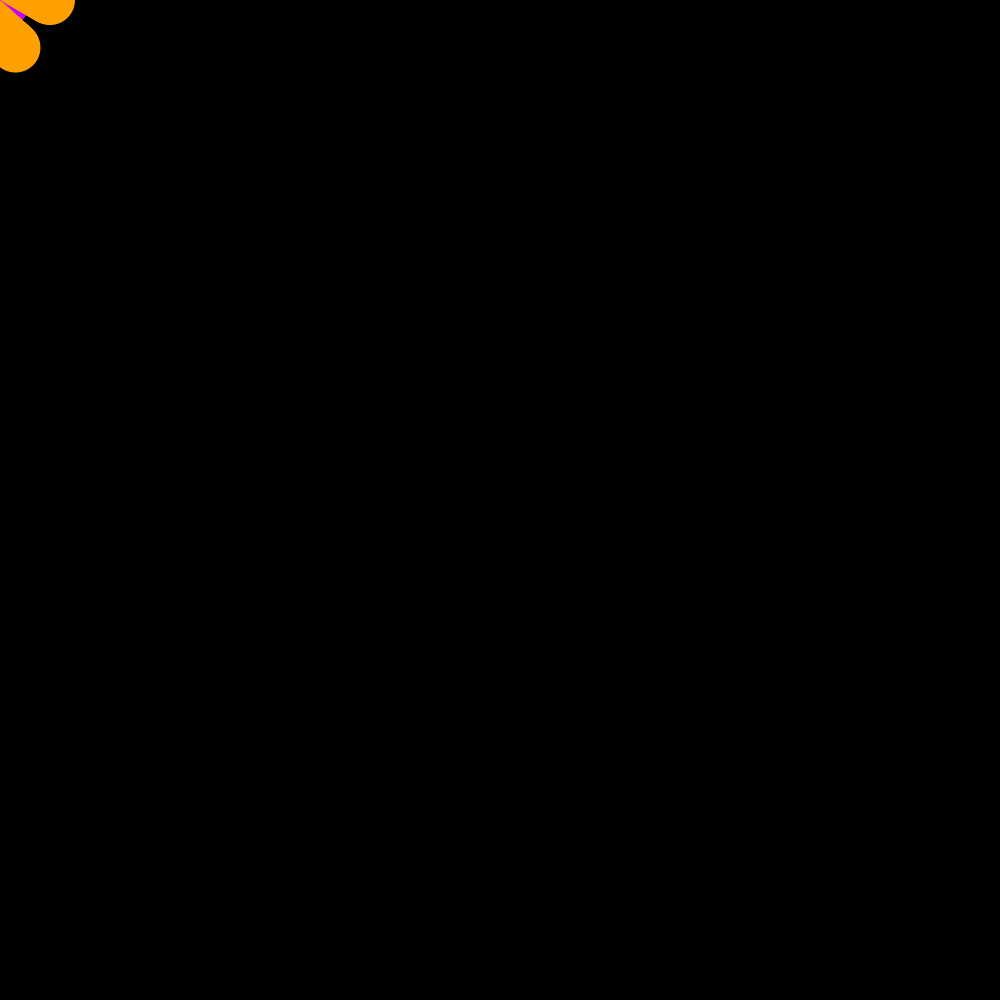
Frame 1 (no input)
Frame 60 (the mouse pressed at the canvas centre just before this capture): identical to frame 1, image omitted
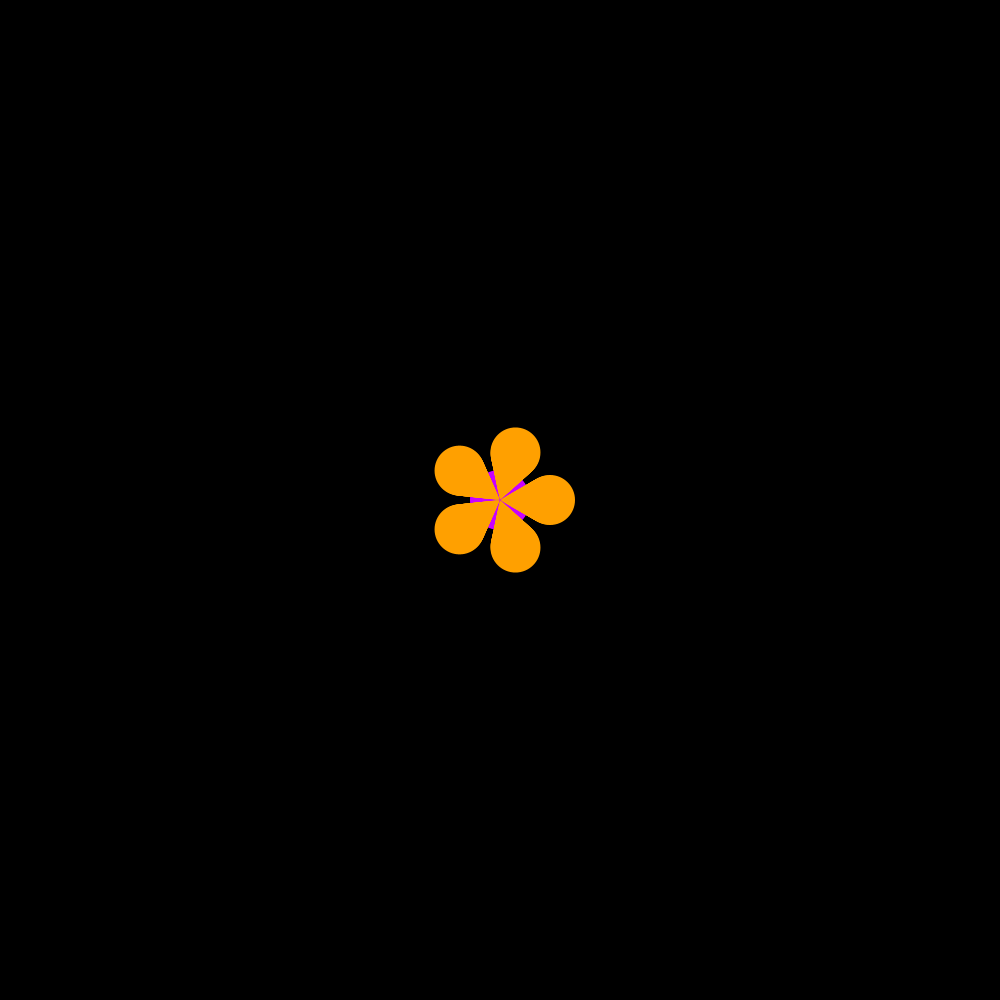
Frame 120 (the mouse held since frame 60 and released just before this capture)

The Processing sketch that drew these frames (run headless with seeded random() and noise(); from frame 60 on, the mouse is pressed at the canvas centre):

// Processing sketch: Flowerfollowmouse
// ── Flowerfollowmouse.pde
Flower myFlower1;

  
 // int _r1=60;
  int _petals=5;
  //float _x=width/2;
  //float _y=height/2;
  int _pc=#FFA000;
int num = 50;
int[] x = new int[num];
int[] y = new int[num];
int indexPosition = 0;

void setup() {
  size(1000, 1000);
  noStroke();
  fill(255, 102);  

}

void draw() {
  background(0);
  x[indexPosition] = mouseX;
  y[indexPosition] = mouseY;
  // Cycle between 0 and the number of elements
  indexPosition = (indexPosition + 1) % num;
  for (int i = 0; i < num; i++) {
    // Set the array position to read
    int pos = (indexPosition + i) % num;
    float radius = (num-i);
 
    //ellipse(x[pos], y[pos], radius, radius);
     myFlower1 = new Flower(radius,_petals,x[pos],y[pos],_pc);
    myFlower1.display();
    
  }
}

// ── Flowerclass.pde
class Flower {
float speedx = 5;
float speedy = 5;
float ballX;
float ballY;
int rpetalColor = #A9E5D7;
int numPetals = 5;
  // variables
  
  float r;
  int n_petals;
  float x;
  float y;
  int petalColor;
  
 Flower(float temp_r, int temp_n_petals, float temp_x, float temp_y, int temp_petalColor) {
    r=temp_r;
    n_petals = temp_n_petals;
    x=temp_x;
    y=temp_y;
    petalColor=temp_petalColor;
  }
  
 void display () {

  fill(petalColor);
  for (float i=0;i<PI*2;i+=2*PI/numPetals) {
  ballX=x + r*cos(i);
  ballY=y + r*sin(i);
  ellipse(ballX,ballY,r,r); 
  }
  fill(200,0,255);
  ellipse(x,y,r*1.2,r*1.2);
  }
  
  
  

}
